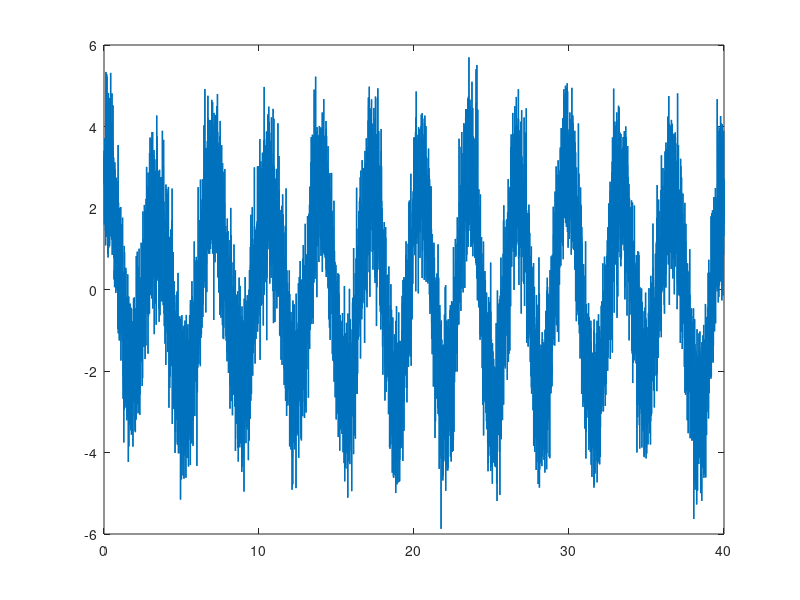
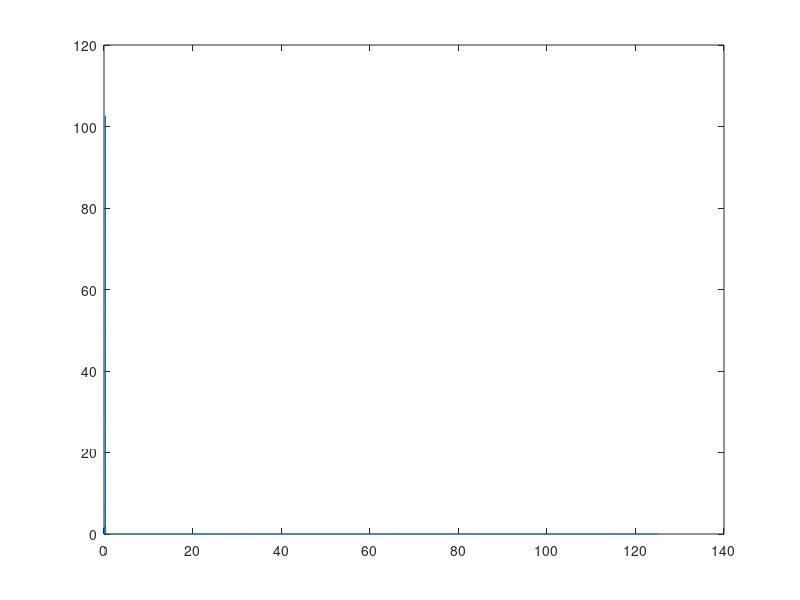
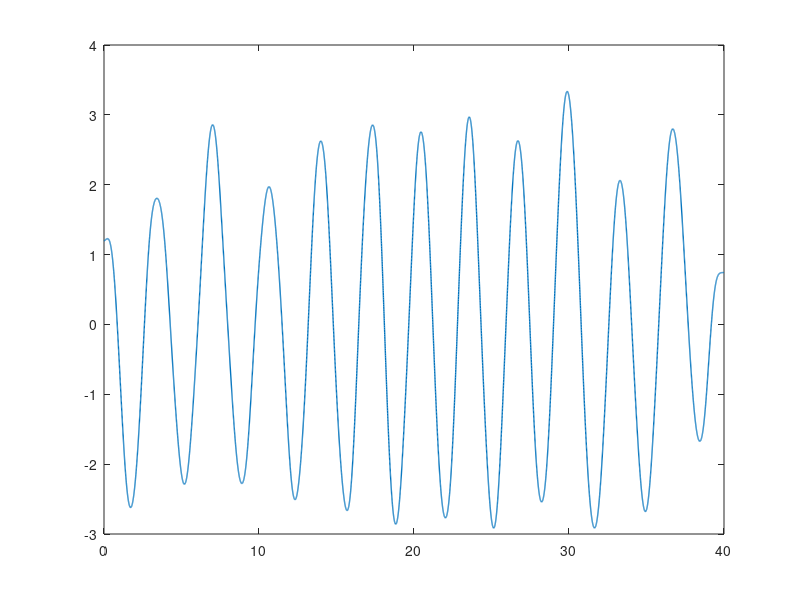

MATLAB code to generate these figures, in order: (Note: this script raises an error after producing the figures.)
clear; close all; clc;

load resp_data_1;

% 그림 그리기
x = 1:1:length(data);
x = x/Fs;

figure;
plot(x, data, 'LineWidth', 1);

% 호흡신호 주파수 변환
[pxx, f] = periodogram(data, [], length(data), Fs);

% 주파수 영역에서 그려보기
figure;
plot(f, pxx);

% 필터를 만드는 또다른 함수 (0.1 ~ 1Hz)
[bh, ah] = butter(5, 0.1/(Fs/2), 'high');
f_data = filtfilt(bh, ah, data);

[bl, al] = butter(5, 1/(Fs/2), 'low');
f_data = filtfilt(bl, al, f_data);

figure;
plot(x, f_data, 'LineWidth', 1);

% 시간영역에서 분당 심박수 계산
[peak_value, peak_idx] = findpeaks(f_data);
% 피그 찾는 코드
peak_time = peak_idx/Fs;

figure;
plot(x, f_data, 'LineWidth', 1); hold on; 
%hold on을 안하면 앞에 내용 지우고 그림

plot(peak_time, peak_value, 'ro', 'LineWidth', 1);

resp_interval = diff(peak_time); %diff() 뒤에서 앞 빼주는 함수
mr_intv = mean(resp_interval);
t_breathing_per_min = 60 / mr_intv

% 주파수 영역에서
[pxx, f] = periodogram(f_data, [], length(f_data), Fs);

figure;
plot(f, pxx, 'LineWidth', 1); xlim([0 1])

[max_value, max_idx] = max(pxx); %max 값 출력 함수 

resp_freq = f(max_idx);
resp_intv = 1/resp_freq;
f_breathing_per_min = 60 / resp_intv

%%
clear; close all; clc;

load resp_data_2;

x = 1:1:length(data);
x = x/Fs;

figure;
plot(x, data, 'LineWidth', 1);

[bh, ah] = butter(5, 0.1/(Fs/2), 'high');
[bl, al] = butter(5, 1/(Fs/2), 'low');

f_data = filtfilt(bh, ah, data);
f_data = filtfilt(bl, al, f_data);

figure;
plot(x, f_data, 'LineWidth', 1);

% 20초 윈도우, 1초에 1번씩 출력하기
% 전체 데이터 길이: 22500/250 = 90초
% 20초, 21초, 22초, ..., 90초 때 호흡수가 출력되어야 함 for loop를 몇번 돌아야 하는가?
% 전체 데이터가 25초라고 가정하면, 20, 21, 22, 23, 24, 25초 때 총 6번 호흡수 출력
% 즉, 전체 데이터 길이 (초) - 윈도우 길이 (초) + 1로 결정 

data_len_in_sec = length(f_data)/Fs;
window_len_in_sec = 20;
loop_len = data_len_in_sec - window_len_in_sec + 1;

breathing_per_min = zeros(1, loop_len);

for kk=1:1:loop_len
    % 20초 데이터를 1초씩 이동시키며 가져오기
    % 0~20초, 1~21, 2~22, ..., 71~90초 데이터를 가져와야함
    % 샘플 관점에서는 1 (0*Fs+1)~ 5000 (20*Fs), 251 (1*Fs+1) ~ 5250(21*Fs), ... 가 됨 
    st_idx = (kk-1)*Fs+1;
    end_idx = (kk+19)*Fs;

    tmp = f_data(st_idx:end_idx);

    [pxx, f] = periodogram(tmp, [], length(tmp), Fs);
    
    [max_value, max_idx] = max(pxx);
    
    resp_freq = f(max_idx);
    resp_intv = 1/resp_freq;
    f_breathing_per_min(kk) = 60 / resp_intv;
end

t = 20:1:90;
figure;
plot(t, f_breathing_per_min, 'LineWidth', 1);


